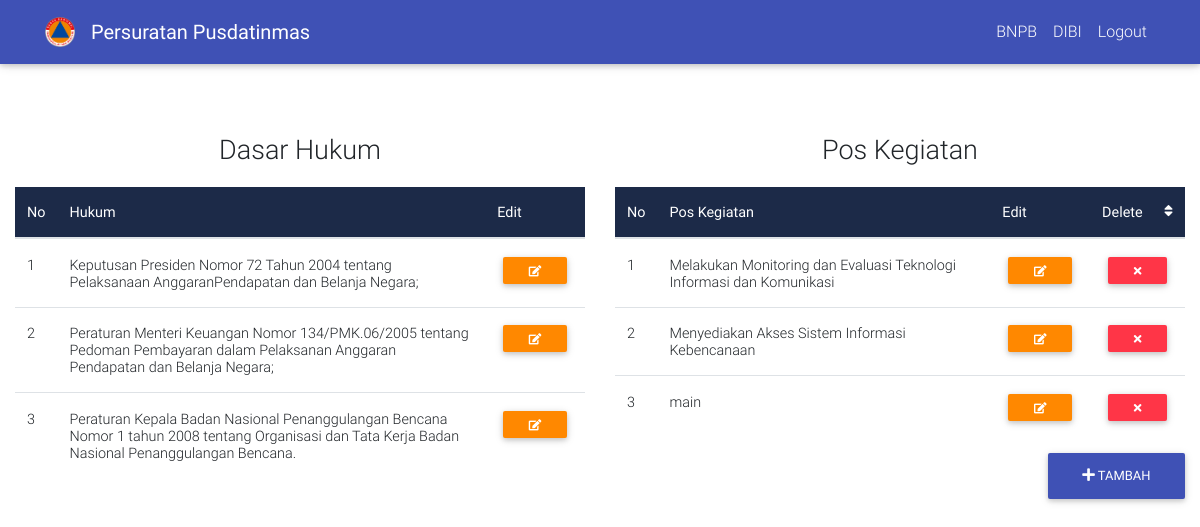
The app's page /home/hukum with its own data.
### tables this page shows
CREATE TABLE `dasar_hukum` (
  `id` int(5) NOT NULL,
  `hukum` varchar(225) NOT NULL
);

CREATE TABLE `pos_kegiatan` (
  `id` int(5) NOT NULL,
  `kegiatan` text NOT NULL
);

### application/controllers/Home.php (called while the page is built, shortened)
<?php
class Home extends CI_Controller {
	function __Construct()
    {
        $this->load->model("home_model");
        $this->load->library("pagination");
    }
	public function hukum()
	{
		$data['pos_kegiatan'] = $this->home_model->get_pos_kegiatan();
		$data['hukum'] = $this->home_model->get_hukum();
		$this->load->view('layouts/nav');
		$this->load->view('layouts/header');
		$this->load->view('hukum', $data);
	}
}

### index.php (called while the page is built, shortened)
<?php
require_once BASEPATH.'core/CodeIgniter.php';

### application/models/Home_model.php (called while the page is built, shortened)
<?php
class Home_model extends CI_Model {
   function get_hukum() {
   	$this->db->from('dasar_hukum');
   	$query = $this->db->get();
   	return $query->result();
   }
   function get_pos_kegiatan() {
   	$this->db->from('pos_kegiatan');
   	$query = $this->db->get();
   	return $query->result();
   }
}
?>

### application/views/hukum.php (the view, shortened to what this page needs)
<body>
  <div class="container-fluid" style="padding-top: 10vh;">
    <div class="row">
      <div class="col">
        <p style="font-size: 27px; text-align: center; padding-top: 50px;">Dasar Hukum</p>
            <table class="table" cellspacing="0">
                          <thead class="mdb-color darken-3 white-text">
                            <tr>
                              <th scope="col">No
                              </th>
                              <th class="th-sm" scope="col">Hukum
                              </th>
                              <th class="th-sm" sscope="col">Edit
                              </th>
                            </tr>
                          </thead>
                          <tbody>
                            <?php
                            $counter = 1;
                            foreach ($hukum as $row) {
                echo "
                <tr>
                              <td>".$counter."</td>
                              <td>".$row->hukum."</td>
                              <td>
                                <span class='table-remove'><a href='".base_url("home/edit_hukum_page/$row->id")."'><button type='button'  class='btn btn-warning btn-sm my-0'><i class='fa fa-pencil-square-o' aria-hidden='true'></i></button></a>
                              </td>
                            </tr>
                            ";
              $counter++;}
                             ?>
                      </tbody>
                    </table>
      </div>
      <div class="col">
        <p style="font-size: 27px; text-align: center; padding-top: 50px;">Pos Kegiatan</p>
            <table class="table" cellspacing="0">
                          <thead class="mdb-color darken-3 white-text">
                            <tr>
                              <th scope="col">No
                              </th>
                              <th class="th-sm" scope="col">Pos Kegiatan
                              </th>
                              <th class="th-sm" sscope="col">Edit
                              </th>
                              <th scope="col">Delete
                                <i class="fa fa-sort float-right" aria-hidden="true"></i>
                              </th>
                            </tr>
                          </thead>
                          <tbody>
                            <?php
                            $counter = 1;
                            foreach ($pos_kegiatan as $row) {
                echo "
                <tr>
                              <td>".$counter."</td>
                              <td>".$row->kegiatan."</td>
                              <td>
                                <span class='table-remove'><a href='".base_url("home/edit_kegiatan_page/$row->id")."'><button type='button'  class='btn btn-warning btn-sm my-0'><i class='fa fa-pencil-square-o' aria-hidden='true'></i></button></a>
                              </td>
                              <td>
                                 <span class='table-remove'><button onclick='delete_kegiatan($row->id)' type='button' class='btn btn-danger btn-sm my-0'><i class='fa fa-times' aria-hidden='true'></i></button></span>
                              </td>
                            </tr>
                            ";
              $counter++;}
                             ?>
                      </tbody>
                    </table>
                    <tfoot>
  <div class="row">
    <div class="col" align="right">
      <div class="btn-group">
        <a href="#"> <button class="btn animated zoomInUp btn-indigo" type="button" data-toggle="modal" data-target="#modalRegisterForm2" id="main"><i class="fa fa-plus" aria-hidden="true">
          </i> Tambah</button>
        </a>
      </div>
    </div>
  </div>
                    </tfoot>
      </div>
    </div>
  </div>
</body>
</html>

### assets/css/style.css (style rules this page uses)
html, body, header, .view { height: 100%; }

### application/views/layouts/header.php (style rules this page uses)
#main { bottom: 30px; }

### records on screen
dasar_hukum: hukum "Keputusan Presiden Nomor 72 Tahun 2004 tentang Pelaksanaan AnggaranPendapatan dan Belanja Negara;"
dasar_hukum: hukum "Peraturan Menteri Keuangan Nomor 134/PMK.06/2005 tentang Pedoman Pembayaran dalam Pelaksanan Anggaran Pendapatan dan Belanja Negara;"
dasar_hukum: hukum "Peraturan Kepala Badan Nasional Penanggulangan Bencana Nomor 1 tahun 2008 tentang Organisasi dan Tata Kerja Badan Nasional Penanggulangan Bencana."
pos_kegiatan: kegiatan "Melakukan Monitoring dan Evaluasi Teknologi Informasi dan Komunikasi"
pos_kegiatan: kegiatan "Menyediakan Akses Sistem Informasi Kebencanaan"
pos_kegiatan: kegiatan "main"
